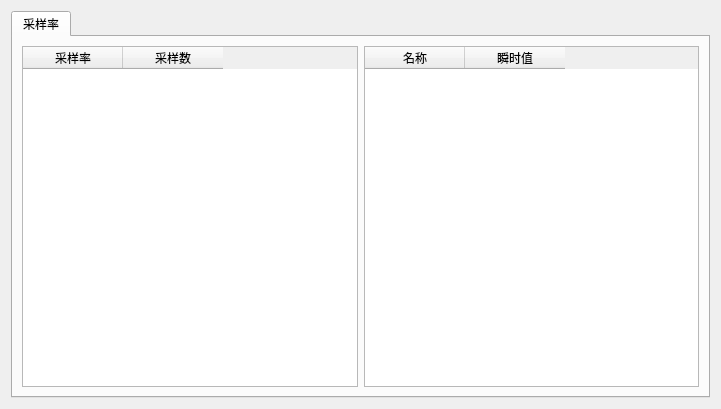
<?xml version="1.0" encoding="UTF-8"?>
<ui version="4.0">
 <class>SttReplayParaSetWidget</class>
 <widget class="QWidget" name="SttReplayParaSetWidget">
  <property name="geometry">
   <rect>
    <x>0</x>
    <y>0</y>
    <width>721</width>
    <height>409</height>
   </rect>
  </property>
  <property name="maximumSize">
   <size>
    <width>16777215</width>
    <height>16777215</height>
   </size>
  </property>
  <property name="windowTitle">
   <string>Form</string>
  </property>
  <layout class="QHBoxLayout" name="horizontalLayout">
   <item>
    <widget class="QSttTabWidget" name="tabWidget">
     <property name="currentIndex">
      <number>0</number>
     </property>
     <widget class="QWidget" name="tab_5">
      <attribute name="title">
       <string>采样率</string>
      </attribute>
      <layout class="QGridLayout" name="gridLayout_10">
       <item row="0" column="1">
        <widget class="QTableWidget" name="tableWidgetIns">
         <property name="enabled">
          <bool>true</bool>
         </property>
         <column>
          <property name="text">
           <string>名称</string>
          </property>
         </column>
         <column>
          <property name="text">
           <string>瞬时值</string>
          </property>
         </column>
        </widget>
       </item>
       <item row="0" column="0">
        <widget class="QTableWidget" name="tableWidget">
         <property name="enabled">
          <bool>true</bool>
         </property>
         <column>
          <property name="text">
           <string>采样率</string>
          </property>
         </column>
         <column>
          <property name="text">
           <string>采样数</string>
          </property>
         </column>
        </widget>
       </item>
      </layout>
     </widget>
    </widget>
   </item>
  </layout>
 </widget>
 <customwidgets>
  <customwidget>
   <class>QSttTabWidget</class>
   <extends>QTabWidget</extends>
   <header>../Module/UI/Controls/SttTabWidget.h</header>
   <container>1</container>
  </customwidget>
 </customwidgets>
 <resources/>
 <connections/>
</ui>
